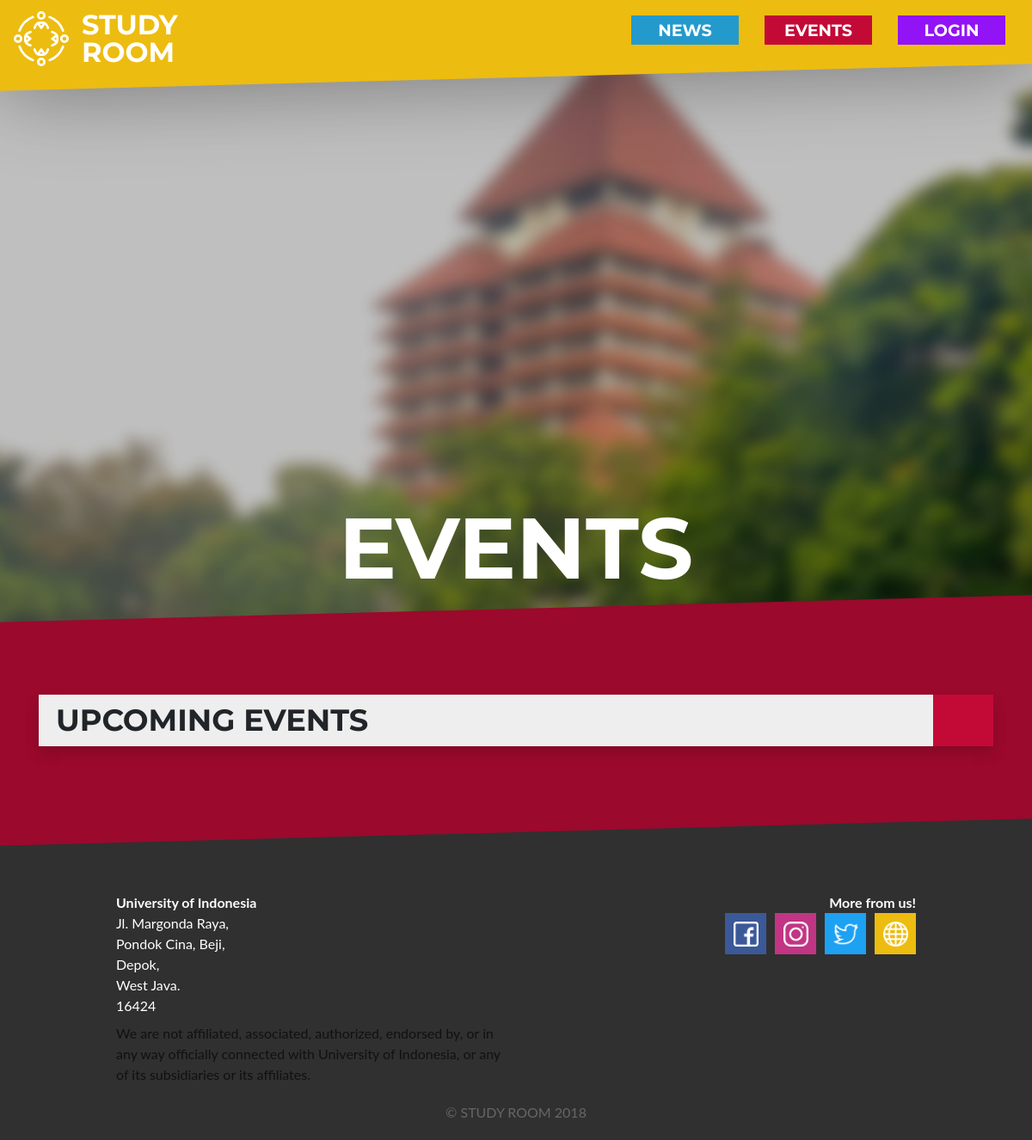
The page /event/ on the database as committed earlier.
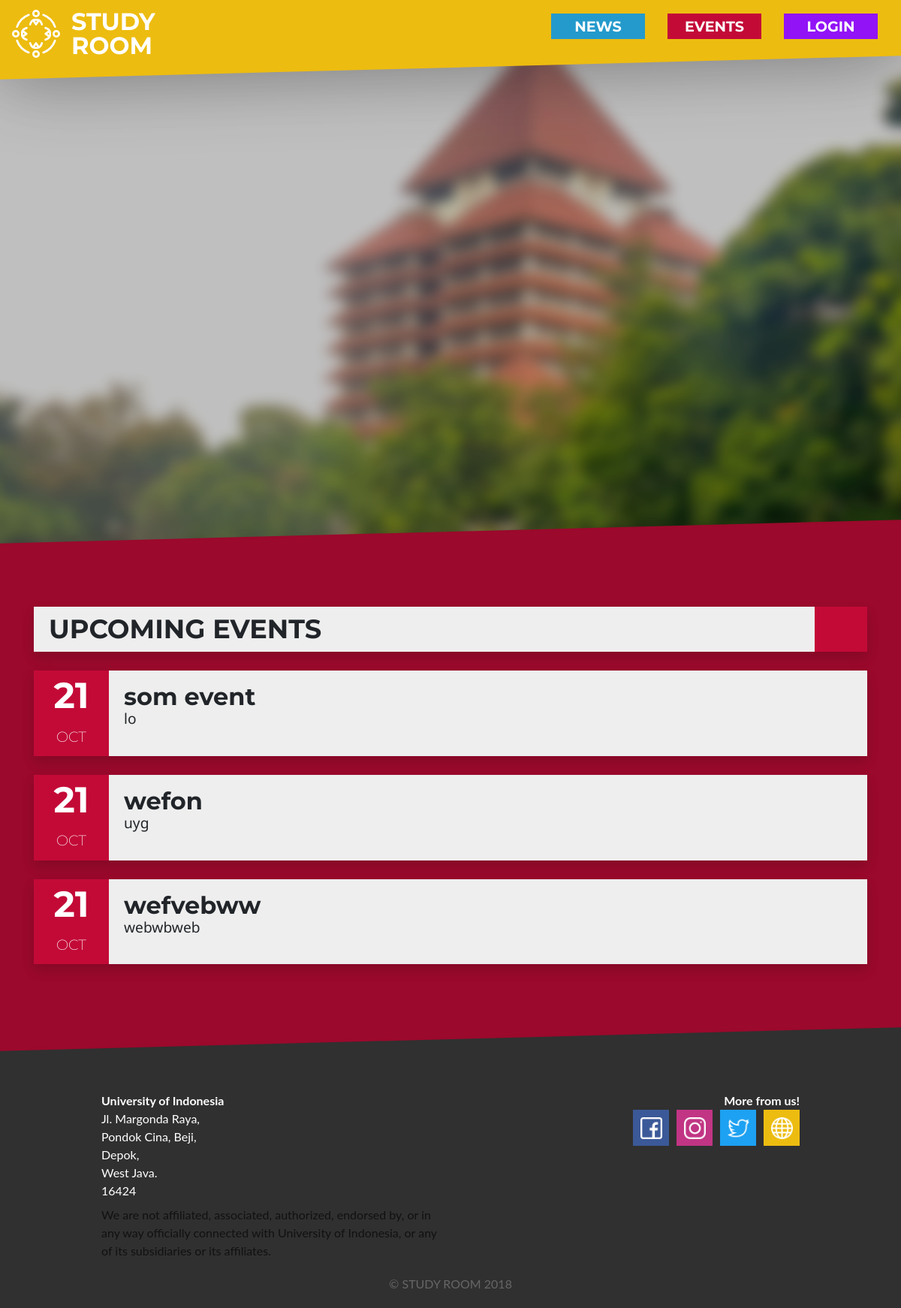
The same page on the database as committed later.
### event/models.py (models this page shows, shortened)
class Event(models.Model):
    name = models.CharField(max_length=30, blank=False, null=True)
    date = models.DateField()
    location = models.CharField(max_length=50, blank=False, null=True)
    description = models.CharField(max_length=200, blank=False, null=True)
    participant_user = models.ManyToManyField(User, blank=True)

### event/views.py (the view)
# urls.py: path('', views.event, name ="event"),
def event(request):
    response = {
        'all_event': Event.objects.all().order_by("date"),
    }
    return render(request, 'event.html', response)

### templates/event.html (shortened to what this page needs)
{% extends '_base.html' %}
{% load static %}
{% block content %}
<section id="parallax">
    <div class="parallax-background"></div>
    <div class="parallax-text">
        <h1>EVENTS</h1>
    </div>
</section>
<section id="event" slant>
    <div class="event-container container">
        <div class="card shadow">
            <div class="card-flex">
                <h3 class="card-title title-bar">UPCOMING EVENTS</h3>
                <div class="header-colorbox color-event"></div>
            </div>
        </div>
        {% for event in all_event %}
        <div class="row">
            <div class="col-lg-12">
                <div class="card clickable-card event-card shadow" data-toggle="modal" data-target="#modal-event-{{ event.id }}">
                    <div class="card-flex">
                        <div class="content-colorbox color-event">
                            <div class="event-date">
                                <p>{{ event.date.day }}</p>
                            </div>
                            <div class="event-month">
                                <p>{{ event.date|date:'b'|upper }}</p>
                            </div>
                        </div>
                        <div class="card-body">
                            <h5 class="card-title news-title">
                                {{ event.name }}
                            </h5>
                            <div class="card-text news-content">
                                {{ event.location }}
                            </div>
                        </div>
                    </div>
                </div>
            </div>
        </div>
        {% endfor %}
    </div>
</section>
{% endblock %}

### templates/_base.html (shortened to what this page needs)
{% load static %}
<html>
<head>
    <link rel="stylesheet" href="https://stackpath.bootstrapcdn.com/bootstrap/4.1.3/css/bootstrap.min.css"
>
    <link rel="stylesheet" href="{% static 'css/style.css' %}">
</head>
<body>
{% include '_navbar.html' %}
{% block content %}{% endblock %}
{% include '_footer.html' %}
</body>
</html>

### templates/_navbar.html (shortened to what this page needs)
<section id="navbar fade">
    <div class="navbar-outer-content">
        <div class="navbar-inner-content">
            <nav class="navbar navbar-expand-lg color-nav">
                <a class="navbar-brand" href="{% url 'index' %}">
                    <div style="font-size: 1em;line-height: 1em;"><p style="margin:0;">STUDY<br>ROOM</p></div>
                </a>
                <div class="collapse navbar-collapse" id="navbarTogglerDemo02">
                    <ul class="navbar-nav navbar-right ml-auto mt-2 mt-lg-0">
                        <li class="nav-item news-btn" id="collapse-first"g>
                            <a class="nav-link" href="{% url 'news' %}">NEWS</a>
                        </li>
                        <li class="nav-item events-btn">
                            <a class="nav-link" href="{% url 'event' %}">EVENTS</a>
                        </li>
                        <li class="nav-item user-btn">
                            {% if user.is_authenticated %}
                            <a class="nav-link" href="{% url 'profile'%}">{{ user.username|upper }}</a>
                            {% else %}
                            <a class="nav-link" href="{% url 'login' %}">LOGIN</a>
                            {% endif %}
                        </li>
                    </ul>
                </div>
            </nav>
        </div>
    </div>
</section>

### templates/_footer.html
{% load static %}
<section id="footer">
    <div class="container-fluid">
        <div class="row">
            <div class="col-lg-6 col-sm-12 col-pull-sm-12">
                <div>
                    <p><b>University of Indonesia</b></p>
                    <p>Jl. Margonda Raya,</p>
                    <p>Pondok Cina, Beji,</p>
                    <p>Depok,</p>
                    <p>West Java.</p>
                    <p>16424</p>
                </div>
                <div class="disclaimer mt-2">
                    <p>We are not affiliated, associated, authorized, endorsed by, or in any way officially connected with
                        University
                        of Indonesia, or any of its subsidiaries or its affiliates.</p>
                </div>
            </div>
            <div class="col-lg-6 col-sm-12 col-push-sm-12">
                <div class="footer-socmed">
                    <p><b>More from us!</b></p>
                    <div class="media-grid">
                        <a class="media-icon" id="fb-color" href="https://www.facebook.com/bemui.official" target="_blank"></a>
                        <a class="media-icon" id="in-color" href="https://www.instagram.com/bemui_official" target="_blank"></a>
                        <a class="media-icon" id="tw-color" href="https://twitter.com/bemui_official" target="_blank"></a>
                        <a class="media-icon" id="web-color" href="http://bem.ui.ac.id" target="_blank"></a>
                    </div>
                </div>
            </div>
        </div>
        <div class="row">
            <p class="copyright">© STUDY ROOM 2018</p>
        </div>
    </div>
</section>

### static/css/style.css (style rules this page uses)
body { margin: 0; padding: 0; background: #303030; }
p { word-wrap: break-word; overflow-wrap: break-word; hyphens: auto; }
*[slant] { padding: 100px 0; transform: skew(0deg, -1.5deg) translateY(-120px); }
*[slant] > * { transform: skew(0deg, 1.5deg); }
.color-event { background: #C30A37; transition: 0.3s }
.card-flex { display: inline-flex; justify-content: space-between; }
.content-colorbox { height: inherit; width: 100px; min-width: 100px }
.header-colorbox { height: inherit; width: 70px; min-width: 70px; }
.card { border-radius: 0px; border-width: 0; background-color: #eee; }
.card-title { font-size: 2em; font-family: 'Montserrat', sans-serif; font-weight:700; line-height: 30px; }
.card-body { overflow-x: hidden; }
.title-bar { font-size: 2.2em; margin: 0; padding: 15px 20px; }
.navbar { background: #EDBC10; }
.navbar-brand { font-size: 2em; font-family: 'Montserrat', sans-serif; font-weight:700; color: white; transition: 0.3s; }
.navbar-outer-content { position:fixed; z-index:9999; width:100vw; pointer-events: none; }
.navbar-inner-content { position:relative; z-index:1; pointer-events:auto; }
.navbar-inner-content ul li { margin: 5px 15px; }
.navbar-inner-content ul li a { text-align: center; }
.nav-link { min-width: 125px; color: white; font-size: 1.2em; font-family: 'Montserrat', sans-serif; font-weight:700; text-align: center; padding: 3px; }
.news-btn { background-color: #249ACC; transition: 0.3s; }
.events-btn { background-color: #C30A37; transition: 0.3s; }
.user-btn { background-color: #9213F6; transition: 0.3s; }
#parallax { background: white; overflow: hidden; padding-bottom: 28px; }
.parallax-text { position: absolute; top: 45%; width:100%; text-align:center; color:white; font-weight:bold; background: transparent; pointer-events: none; font-family: 'Montserrat', sans-serif; }
.parallax-text h1 { font-size: 100px; line-height: 80px; font-weight:700; }
.parallax-background { position:relative; background-position:center; background-size:cover; background-repeat:no-repeat; background-attachment:fixed; background-image: url('/static/img/ui.jpg'); min-height:100%; opacity: 1; filter: blur(0.5rem) brightness(0.75); overflow-x: hidden; transform: scale3d(1.1, 1.1, 1.1); transition: 0.3s; }
#event { background: #9B092C; }
.news-title { margin: 0; }
.news-content { font-family: 'Noto Sans', sans-serif; font-size: 1.2em; }
.news-card, .event-card { margin-top: 25px; }
.event-date { color: white; font-size: 3em; font-family: 'Montserrat', sans-serif; font-weight:700; text-align: center; margin-bottom: 0; line-height: 1.2em; padding-top: 5px; }
.event-month { margin-top: 0; color: white; font-size: 1.2em; font-family: 'Montserrat', sans-serif; font-weight: 200; text-align: center; line-height: 1em; }
#footer { color: white; margin-top: -50px; padding-left: 10vw; padding-right: 10vw; }
#footer p { margin-bottom: 0; font-family: 'Lato', sans-serif; }
#footer .disclaimer { color: #111; }
.footer-socmed { text-align: right; }
.media-grid { display: inline-flex; }
.media-icon { width: 48px; height: 48px; margin-left: 10px; }
#fb-color { background-color: #3b5998; background-image: url('/static/img/facebook.png'); background-position: center; background-size: 60%; background-repeat: no-repeat; }
#tw-color { background-color: #1da1f2; background-image: url('/static/img/twitter.png'); background-position: center; background-size: 60%; background-repeat: no-repeat; }
#in-color { background-color: #c13584; background-image: url('/static/img/instagram.png'); background-position: center; background-size: 60%; background-repeat: no-repeat; }
#web-color { background-color: #EDBC10; background-image: url('/static/img/grid-world.png'); background-position: center; background-size: 60%; background-repeat: no-repeat; }
.navbar-brand { display:flex; margin-bottom: -20px; }
.brand-icon { height:64px; width:auto; margin-top: auto; margin-bottom: auto; margin-right: 15px; }
.clickable-card { box-shadow: 0 4px 8px 0 rgba(0,0,0,0); transform: scale3d(1,1,1); transition: 0.15s; cursor: pointer; }
.copyright { text-align: center; width: 100%; padding-top: 20px; padding-bottom: 20px; font-family: 'Lato', sans-serif; color: #666; }

Rows that differ between the two databases and show on the page:
added Event: date.day "21", date "OCT", name "som event", location "lo"
added Event: date.day "21", date "OCT", name "wefon", location "uyg"
added Event: date.day "21", date "OCT", name "wefvebww", location "webwbweb"
